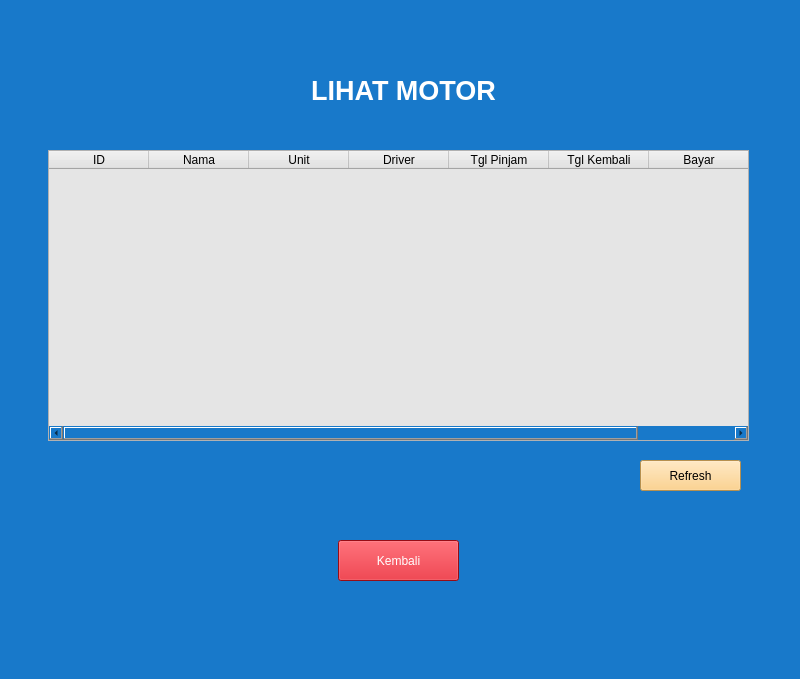
<?xml version="1.0" encoding="UTF-8"?>
<ui version="4.0">
 <class>MainWindow</class>
 <widget class="QMainWindow" name="MainWindow">
  <property name="geometry">
   <rect>
    <x>0</x>
    <y>0</y>
    <width>800</width>
    <height>679</height>
   </rect>
  </property>
  <property name="windowTitle">
   <string>MainWindow</string>
  </property>
  <property name="styleSheet">
   <string notr="true">background-color: rgb(0, 170, 255);
background-color: rgb(24, 121, 202);</string>
  </property>
  <widget class="QWidget" name="centralwidget">
   <widget class="QPushButton" name="pushButton_kembali">
    <property name="geometry">
     <rect>
      <x>338</x>
      <y>540</y>
      <width>121</width>
      <height>41</height>
     </rect>
    </property>
    <property name="font">
     <font>
      <pointsize>9</pointsize>
     </font>
    </property>
    <property name="styleSheet">
     <string notr="true">color: rgb(255, 255, 255);
background-color: rgb(212, 17, 30);</string>
    </property>
    <property name="text">
     <string>Kembali</string>
    </property>
   </widget>
   <widget class="QLabel" name="label_4">
    <property name="geometry">
     <rect>
      <x>248</x>
      <y>70</y>
      <width>311</width>
      <height>41</height>
     </rect>
    </property>
    <property name="font">
     <font>
      <pointsize>20</pointsize>
      <weight>75</weight>
      <bold>true</bold>
     </font>
    </property>
    <property name="styleSheet">
     <string notr="true">color: rgb(255, 255, 255);</string>
    </property>
    <property name="text">
     <string>LIHAT MOTOR</string>
    </property>
    <property name="alignment">
     <set>Qt::AlignCenter</set>
    </property>
   </widget>
   <widget class="QTableWidget" name="tableWidget">
    <property name="geometry">
     <rect>
      <x>48</x>
      <y>150</y>
      <width>701</width>
      <height>291</height>
     </rect>
    </property>
    <property name="styleSheet">
     <string notr="true">background-color: rgb(229, 229, 229);</string>
    </property>
    <column>
     <property name="text">
      <string>ID</string>
     </property>
    </column>
    <column>
     <property name="text">
      <string>Nama</string>
     </property>
    </column>
    <column>
     <property name="text">
      <string>Unit</string>
     </property>
    </column>
    <column>
     <property name="text">
      <string>Driver</string>
     </property>
    </column>
    <column>
     <property name="text">
      <string>Tgl Pinjam</string>
     </property>
    </column>
    <column>
     <property name="text">
      <string>Tgl Kembali</string>
     </property>
    </column>
    <column>
     <property name="text">
      <string>Bayar</string>
     </property>
    </column>
   </widget>
   <widget class="QPushButton" name="pushButton_refresh">
    <property name="geometry">
     <rect>
      <x>640</x>
      <y>460</y>
      <width>101</width>
      <height>31</height>
     </rect>
    </property>
    <property name="styleSheet">
     <string notr="true">background-color: rgb(255, 202, 111);</string>
    </property>
    <property name="text">
     <string>Refresh</string>
    </property>
   </widget>
  </widget>
  <widget class="QStatusBar" name="statusbar"/>
 </widget>
 <resources/>
 <connections/>
</ui>
